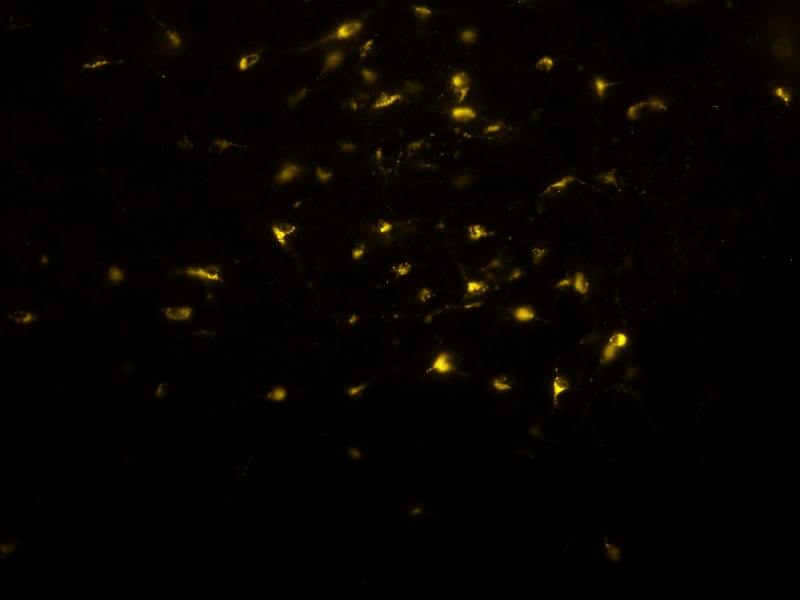
#> input picture Few Data examples/train_images/authentic/156.png, 1600 x 1200 px (shown at 1/2 size); its folder holds 4 pictures in this run
$ jupyter execute --allow-errors EDA.ipynb
#> lines starting #> are read from the running program, lines starting #| are printed output that depends on the picture; pictures that were not available may be replaced by others from this repository, and a replacement may not be noted
#> further down, sample_image is the input picture: PIL image 1600x1200 RGB; mean R, G, B 6.2, 3.1, 0.2
#| Sample authentic image shape: (1600, 1200) Mode: RGB
#| Sample forged image shape: (1600, 1200) Mode: RGB
#> `plt.show()`:
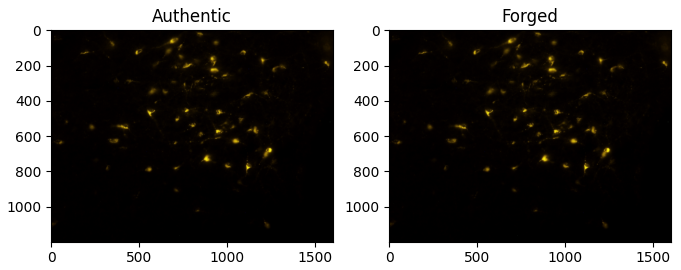
#> figure drawn by matplotlib, 2 panels
[cell 1]
# Set dataset path
import random
import matplotlib.pyplot as plt
import matplotlib.image as mpimg
import numpy as np
import pandas as pd
import numpy as np
from PIL import Image
import os
import glob

[cell 2]
# Root project folder
ROOT = r"d:/ImageForgeryDetection/Data"

# Paths
train_images_dir = os.path.join(ROOT, "train_images")
authentic_dir   = os.path.join(train_images_dir, "authentic")
forged_dir      = os.path.join(train_images_dir, "forged")
mask_dir        = os.path.join(ROOT, "train_masks")
test_dir        = os.path.join(ROOT, "test_images")

# Collect files
authentic_images = sorted(glob.glob(os.path.join(authentic_dir, "*.png")))
forged_images    = sorted(glob.glob(os.path.join(forged_dir, "*.png")))
mask_files       = sorted(glob.glob(os.path.join(mask_dir, "*.npy")))
test_images      = sorted(glob.glob(os.path.join(test_dir, "*.png")))

# Print counts
print(f"Authentic images: {len(authentic_images)}")
print(f"Forged images: {len(forged_images)}")
print(f"Mask files: {len(mask_files)}")
print(f"Test images: {len(test_images)}")

[cell 3]
# Image sample shapes and modes

from PIL import Image

#> (the rest of this cell did not finish here and is left out)

#> (a cell that did not finish here is left out)

[cell 5]
# Inspect forged vs authentic difference

import matplotlib.pyplot as plt

#> (the rest of this cell did not finish here and is left out)

[cell 6]
# Helper function to load and preprocess an image
#ensures all images are:Converted to RGB(same format),Resized to 512×512, Normalized to [0,1] for visualization

def load_and_preprocess_image(img_path, size=(512, 512)):
#> called with img_path = '_only/156.png', size = (512, 512)
    img = Image.open(img_path).convert("RGB")
    img = img.resize(size)
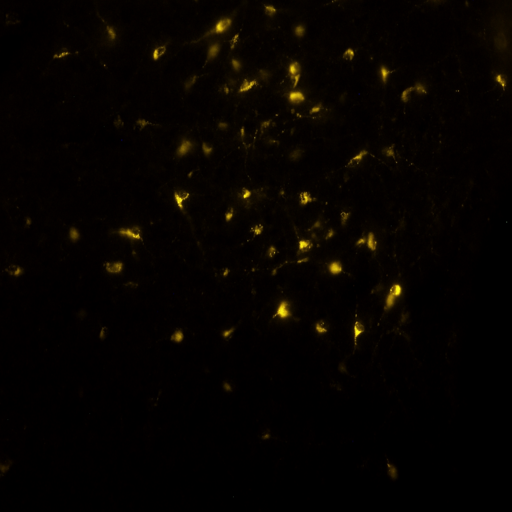
#> img: PIL image 512x512 RGB; mean R, G, B 6.2, 3.1, 0.2
    return np.array(img) / 255.0

[cell 7]
#Function to load and resize a mask

def load_and_preprocess_mask(mask_path, size=(512, 512)):
    mask = np.load(mask_path, allow_pickle=True)

    # --- Handle different shapes ---
    if mask.ndim == 3:
        # Sometimes masks are (num_masks, H, W)
        # Combine all into one binary mask
        mask = np.sum(mask, axis=0)
    elif mask.ndim == 1 or mask.ndim == 0:
        # Some npy files contain a list of masks or empty arrays
        mask = np.zeros((512, 512))
    elif mask.ndim > 3:
        # Flatten anything extra
        mask = mask.squeeze()

    # Normalize to binary (0 or 1)
    mask = (mask > 0).astype(np.uint8)

    # Resize to target size
    mask_img = Image.fromarray(mask * 255)
    mask_img = mask_img.resize(size, resample=Image.NEAREST)
    return np.array(mask_img) / 255.0

[cell 8]
#Visualize random forged samples with their masks
import random

def visualize_samples(n=3):
    plt.figure(figsize=(10, n * 3))

    for i in range(n):
        idx = random.randint(0, len(forged_images) - 1)
        img_path = forged_images[idx]
        mask_path = mask_files[idx] if idx < len(mask_files) else None

        img = load_and_preprocess_image(img_path)
        mask = load_and_preprocess_mask(mask_path) if mask_path else np.zeros((512, 512))

        # Create overlay
        overlay = img.copy()
        overlay[mask > 0.5] = [1, 0, 0]  # Red overlay where forgery exists

        # Plot
        plt.subplot(n, 3, 3*i + 1)
        plt.imshow(img)
        plt.title("Forged Image")
        plt.axis("off")

        plt.subplot(n, 3, 3*i + 2)
        plt.imshow(mask, cmap="gray")
        plt.title("Forgery Mask")
        plt.axis("off")

        plt.subplot(n, 3, 3*i + 3)
        plt.imshow(overlay)
        plt.title("Overlay (Forged regions in red)")
        plt.axis("off")

    plt.tight_layout()
    plt.show()
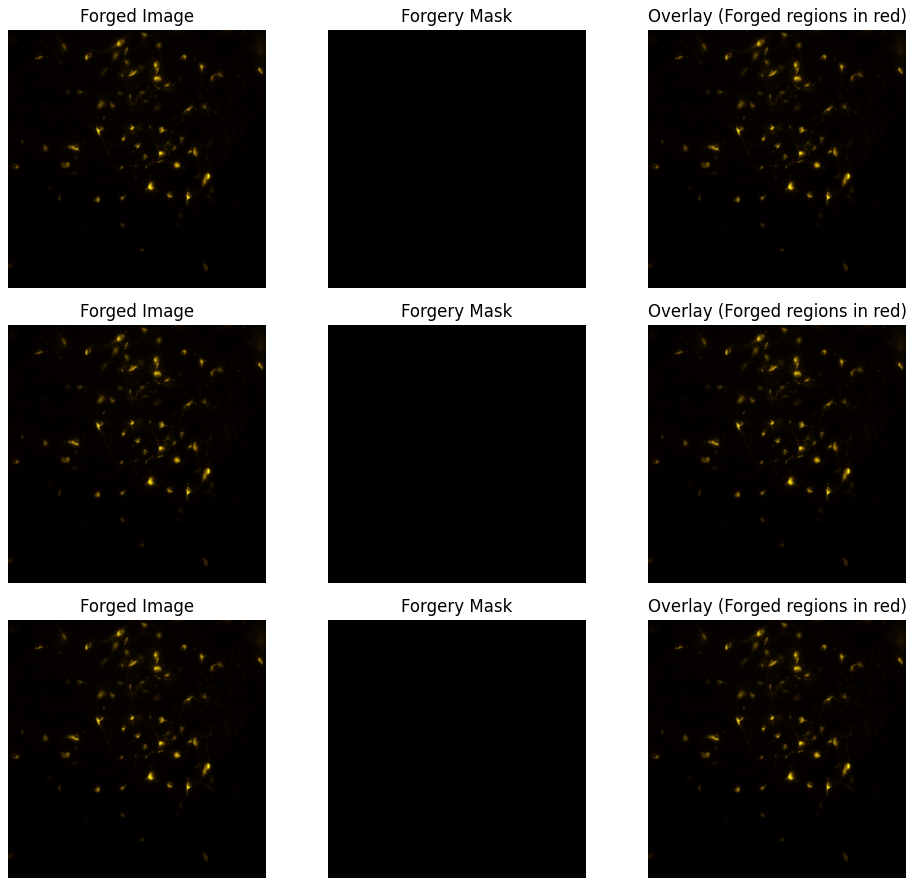
#> figure drawn by matplotlib, 9 panels

# Run visualization
visualize_samples(3)

[cell 9]
# Forgery Area Distribution (mask coverage %)

import matplotlib.pyplot as plt

mask_areas = []
for mask_path in mask_files:
    mask = np.load(mask_path, allow_pickle=True)
    if mask.ndim == 3:
        mask = np.sum(mask, axis=0)
    mask = (mask > 0).astype(np.uint8)
    mask_areas.append(mask.mean() * 100)  # % of pixels forged

plt.hist(mask_areas, bins=30, color='skyblue', edgecolor='black')
plt.xlabel("Forgery area (%)")
plt.ylabel("Count")
plt.title("Distribution of Forged Area in Masks")
plt.show()
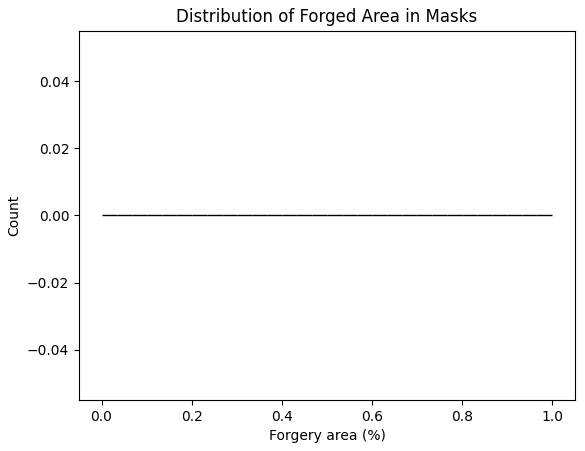
#> figure drawn by matplotlib, 1 panel

[cell 10]
# Image Size Distribution (forged images)

sizes = []
for path in forged_images:
    with Image.open(path) as img:
        sizes.append(img.size)

w, h = zip(*sizes)
#> w = (1600,); h = (1200,)
plt.scatter(w, h, alpha=0.5)
plt.xlabel("Width")
plt.ylabel("Height")
plt.title("Image Size Distribution (Forged Images)")
plt.show()
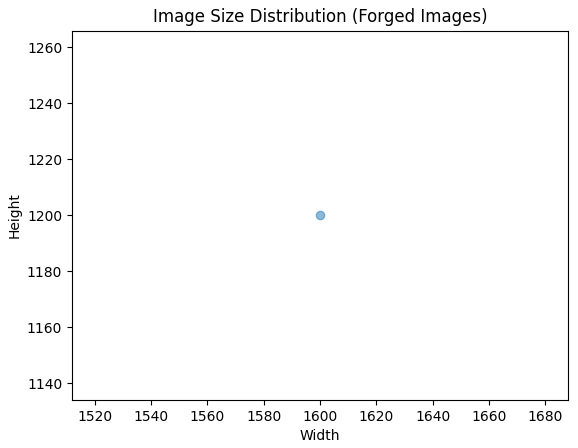
#> figure drawn by matplotlib, 1 panel

unique_sizes = set(sizes)
print(f"Unique sizes found: {len(unique_sizes)}")
#| Unique sizes found: 1
